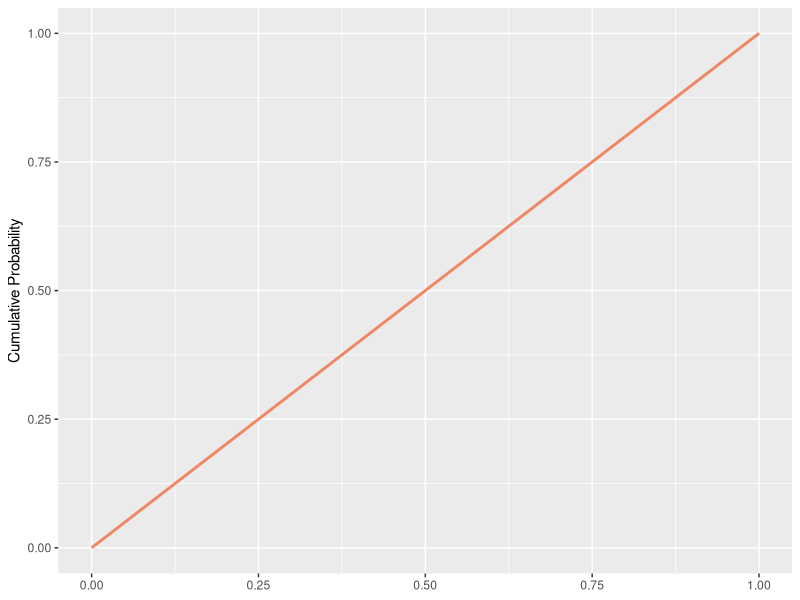
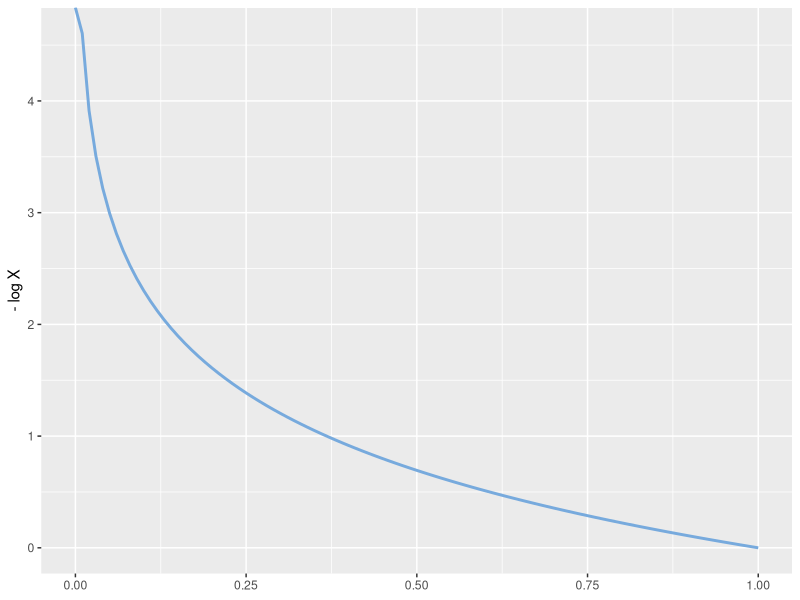
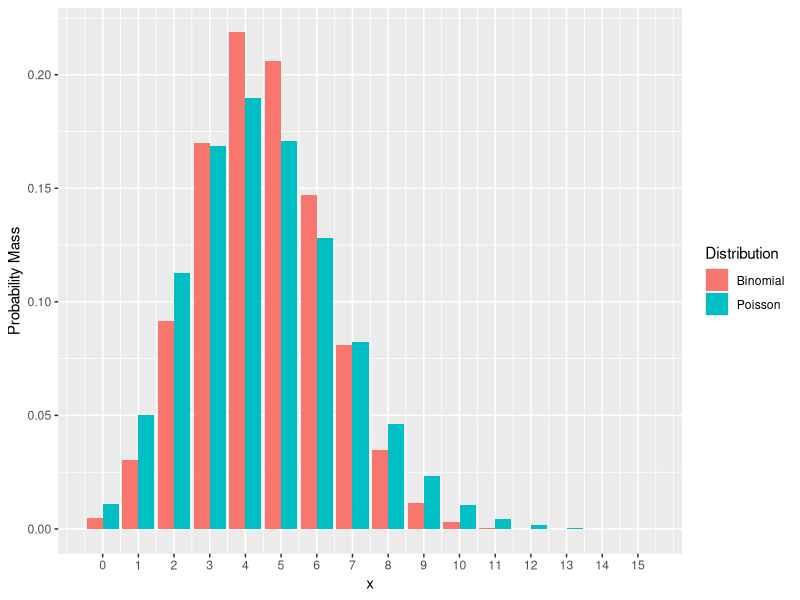
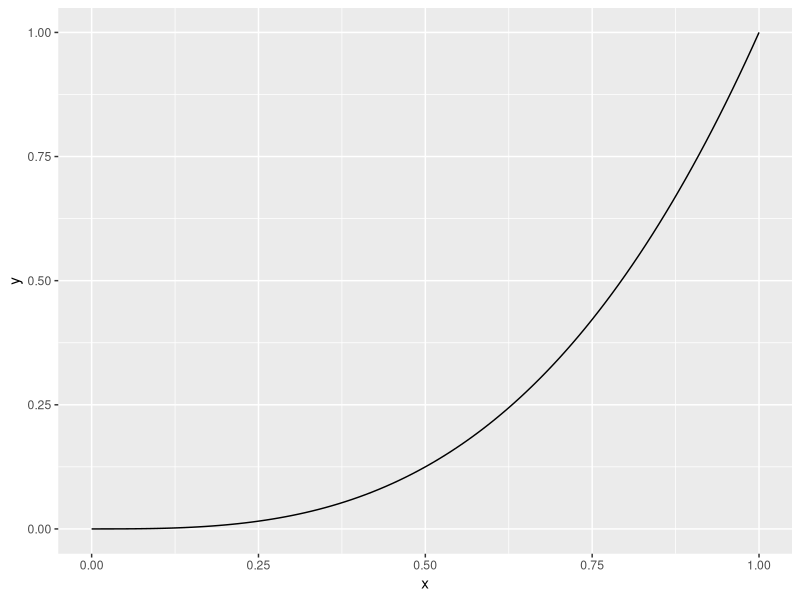

Write the R code that produced these figures, in order.
## ---- chunk 1
library(tidyverse)
library(gganimate)

# Colours

tol_light <- c('#BBCC33', '#AAAA00', '#77AADD', '#EE8866', '#EEDD88', '#FFAABB', '#99DDFF', '#44BB99', '#DDDDDD')
## ---- chunk 2
ggplot()+
  geom_function(fun=punif, args = list(min = 0, max = 1),
                colour=tol_light[[4]], lwd=1)+
  xlim(0,1)+
  ylab("Cumulative Probability")
## ---- chunk 3
ggplot()+
  geom_function(fun=function(x){-log(x)},colour=tol_light[[3]], lwd=1)+
  xlim(0,1)+
  ylab("- log X")
## ---- chunk 4
# not convinced of the utility of this animation - particularly the timing on each side
# since the exponential should really be ranging from 0 - infinity.

data_exp <- tibble(count = 1:1001,
                   uniform=seq(0,1,length.out=1001),
                   exponential=seq(0,4,length.out=1001))%>%
  pivot_longer(c(uniform,exponential),names_to="variable",values_to="seq")%>%
  mutate(cdf=if_else(variable == "uniform", seq,1-exp(-seq)))

anim_exp <- 
  ggplot(data_exp, aes(seq,cdf,group=variable))+
  geom_line()+
  facet_grid(cols = vars(fct_rev(variable)), scales = "free")+
  xlab("Random Variable")+
  ylab("Cumulative Probability")+
  transition_reveal(count) # problem to fix: colour and line width specification doesn't work

animate(anim_exp,end_pause = 50)
## ---- chunk 5
n=15
p=0.3

data_pois <- tibble(x=0:n,
                    Binomial=dbinom(x,n,p),
                    Poisson=dpois(x,lambda=n*p))%>%
  pivot_longer(c(Binomial,Poisson),names_to = "Distribution",values_to = "pmf")

ggplot(data_pois, aes(x=x,y=pmf,group=Distribution))+
  geom_col(aes(fill=Distribution),position = "dodge")+
  ylab("Probability Mass")+
  scale_x_continuous(breaks=0:15)

## ---- chunk 6
ggplot()+
  geom_function(fun = ~ .x^3)+
  xlim(0,1)+
  xlab("x")
